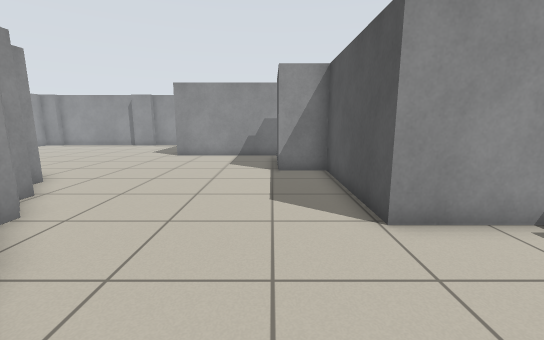
[1] (above)

16 first-person views from a walk through a Stage world. The camera is 0.94 m above the floor, tilts 10° down and sees 90° across. The lines on the ground mark 1 m squares. The floor is counted in squares, 0.5 m on a side. Each view is taken from the middle of a square. On the plan, view 1 faces up. The plan holds only what a view shows up to about 15 squares ahead; the rest is blank. The place goes on beyond the plan. The robots in the file are not drawn.

[2]
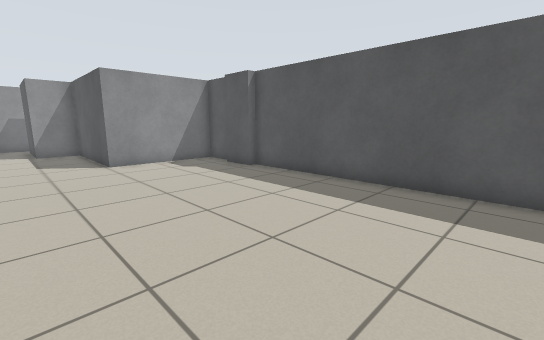

[3]
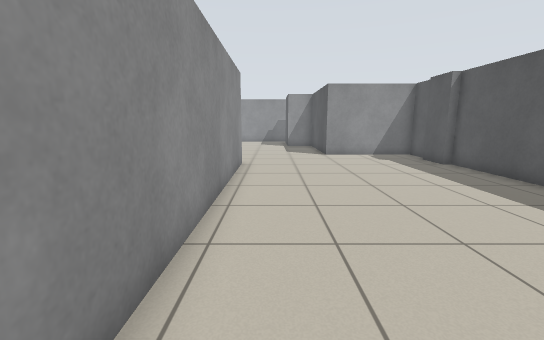

[4]
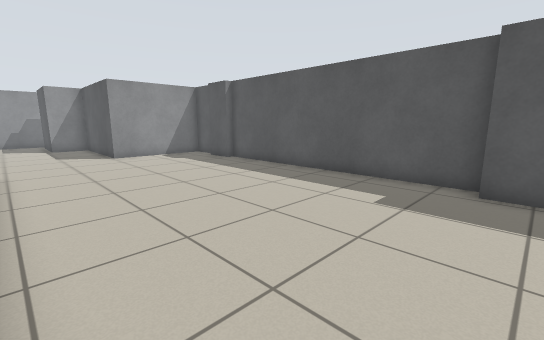

[5]
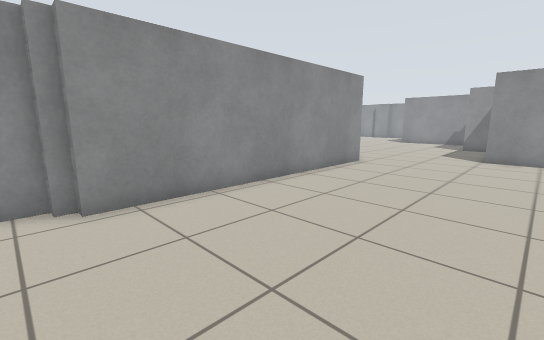

[6]
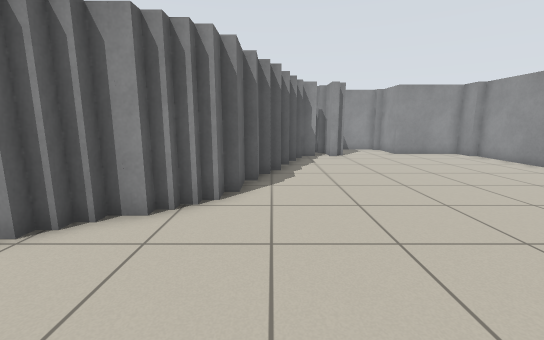

[7]
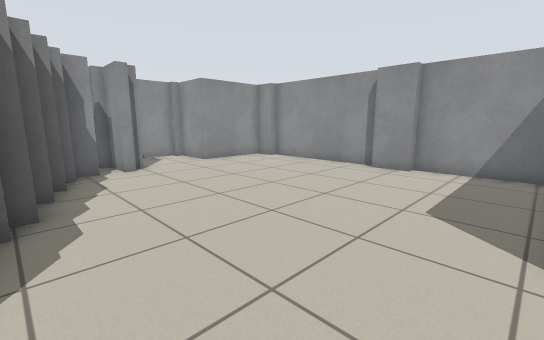

[8]
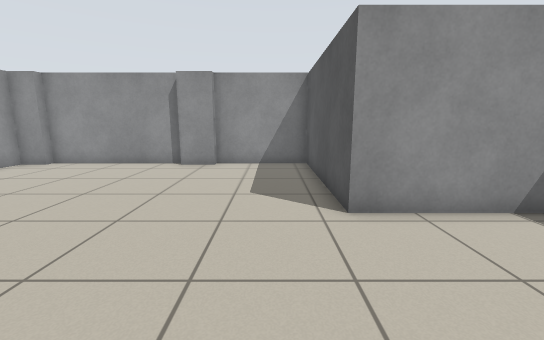

[9]
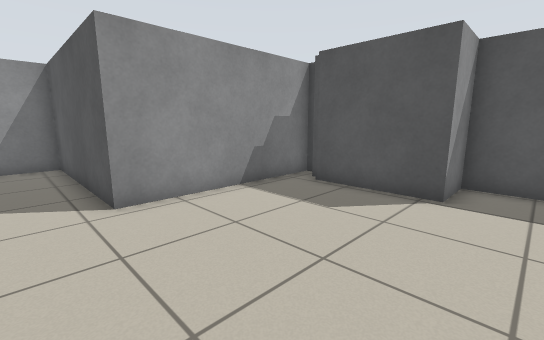

[10]
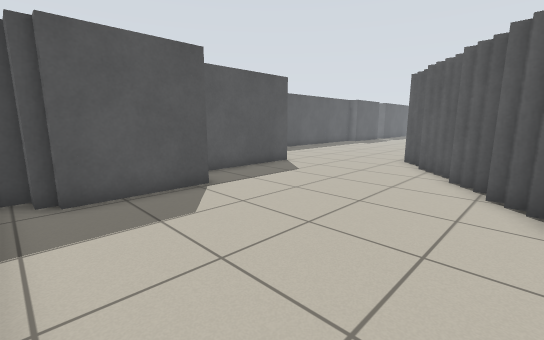

[11]
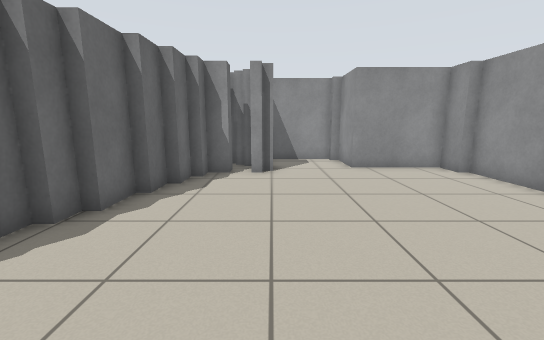

[12]
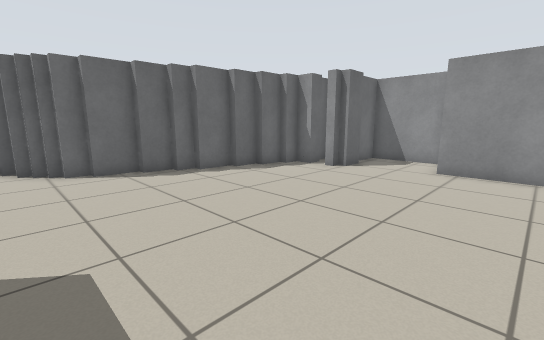

[13]
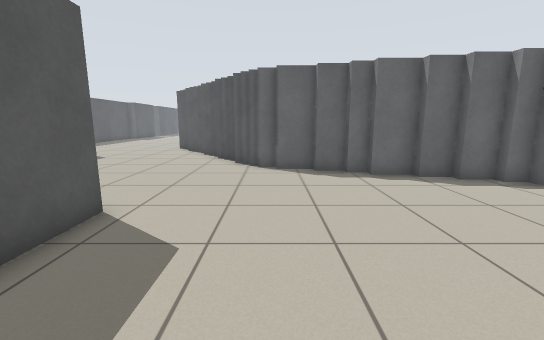

[14]
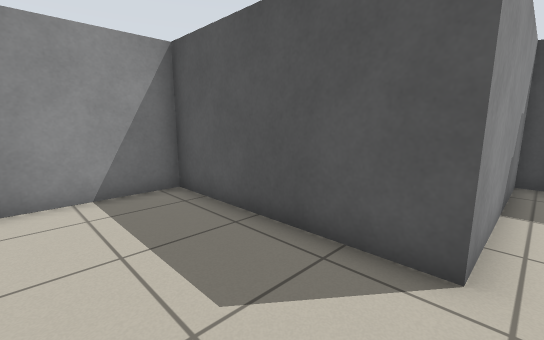

[15]
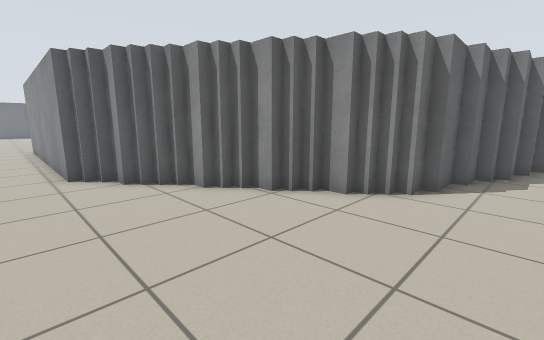

[16]
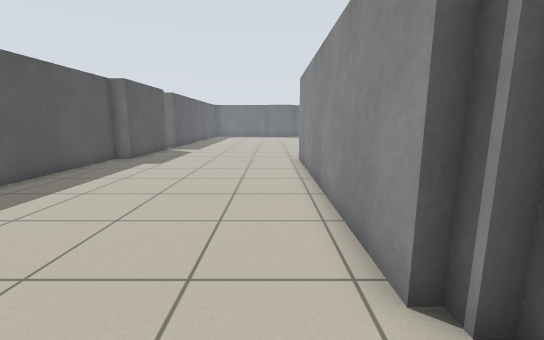

### Floor plan
Points are (right, up) in squares from view 1. A wall is a line through its corners. A room is listed if a view was taken in it or the views show most of it. See-through windows are left out.
Room 1 (views 1, 2, 3, 4, 5)
walls: (6.7, 1.1) (6.7, 2.8); (-2.4, 0.5) (-2.4, -10); (7, 3.1) (7, 4.8) (2.1, 4.8); (6.3, -11.5) (6.3, -10) (7, -10) (7, 1.1); (-2.8, -10) (-2.8, -10.4); (-3.1, -10.4) (-3.1, -11.2)
ways out: opening at (0.2, 2.5) to room 2
Room 2 (views 6, 7, 8, 9, 10, 11, 12, 13, 14, 15, 16)
walls: (-10.7, 10.1) (-9.2, 10.1) (-9.2, 9.7) (-8.4, 9.7) (-8.4, 9.3) (-8, 9.3) (-8, 8.9) (-7.7, 8.9) (-7.7, 8.5) (-7.3, 8.5) (-7.3, 7.7) (-6.9, 7.7) (-6.9, 7.2) (-6.5, 7.2) (-6.5, 6.8) (-6.2, 6.8) (-6.2, 6); (-12.6, 10.9) (-11.8, 10.9) (-11.8, 10.5) (-10.7, 10.5); (-15.2, 11.8) (-14.1, 11.8) (-14.1, 11.4) (-12.6, 11.4); (-5.8, 6) (-5.8, 5.6) (-5.4, 5.6) (-5.4, 5.2) (-5, 5.2) (-5, 4.4) (-4.7, 4.4) (-4.7, 4) (-4.3, 4) (-4.3, 3.5) (-3.9, 3.5) (-3.9, 3.1); (-16.3, 12.2) (-15.2, 12.2); (0.6, 14.1) (0.6, 14.6); (-17.1, 13.4) (-17.1, 12.6) (-16.3, 12.6); (-9.5, 22) (-11.1, 22); (1.4, 15.5) (-5.4, 15.5) (-5.4, 22.4) (-9.5, 22.4); (-11.1, 22.4) (-17.1, 22.4); (-18.6, 15.1) (-17.5, 15.1) (-17.5, 14.6) (-17.1, 14.6) (-17.1, 14.2); (-3.5, 3.1) (-3.5, 2.3) (-3.1, 2.3) (-3.1, 1.9) (-2.8, 1.9) (-2.8, 1.5) (-2.4, 1.5) (-2.4, 0.5); (-17.1, 22) (-18.2, 22) (-18.2, 18.3) (-20.5, 18.3); (2.1, 4.8) (2.1, 10.5) (0.3, 10.5) (0.3, 14.2); (-20.9, 17.9) (-20.9, 14.6) (-19.4, 14.6)
ways out: opening at (0.2, 2.5) to room 1

Where each view was taken, in squares from view 1:
view 1: 0 up, 0 right, facing up
view 2: 8 down, 1 left, facing up-right
view 3: 11 down, 1 left, facing up
view 4: 11 down, 2 left, facing up-right
view 5: 11 down, 4 right, facing up-left
view 6: 11 up, 2 left, facing left
view 7: 11 up, 6 left, facing up-left
view 8: 10 up, 7 left, facing up
view 9: 9 up, 7 left, facing up-right
view 10: 15 up, 7 left, facing down-right
view 11: 15 up, 7 left, facing left
view 12: 21 up, 7 left, facing down-left
view 13: 21 up, 9 left, facing down
view 14: 15 up, 9 left, facing up-right
view 15: 12 up, 1 left, facing down-left
view 16: 4 up, 1 left, facing down
